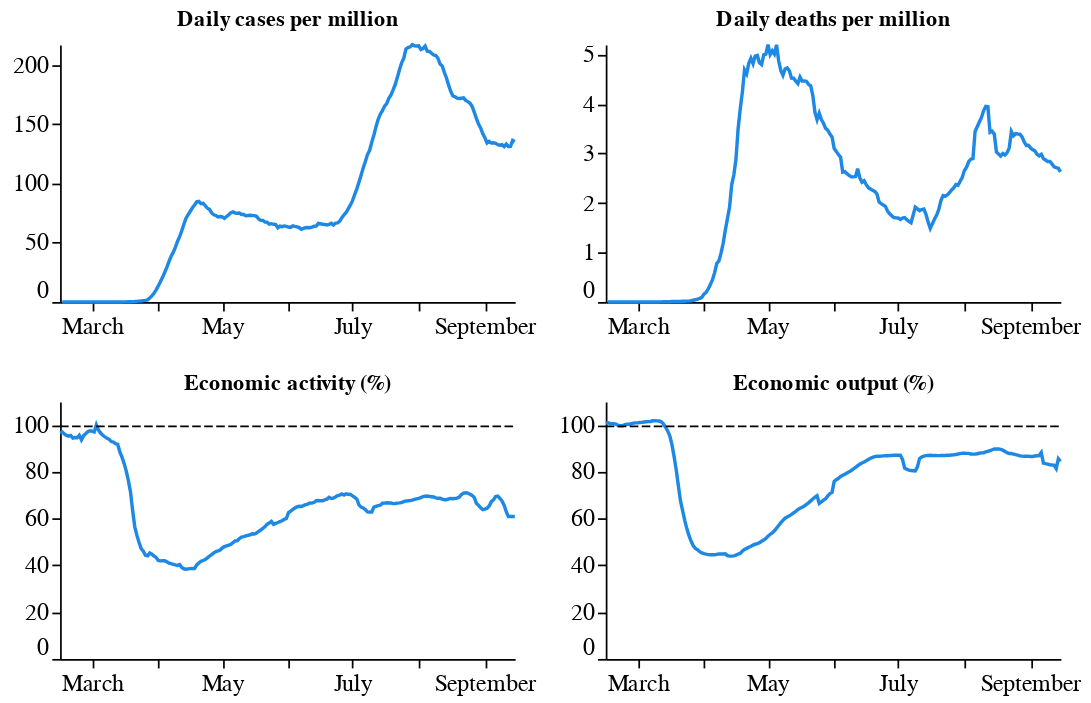

Notebook source saved alongside this figure:
### Code cell
es.outcome_summary(dat)

### Figure 1 — Vega-Lite specification as saved in the notebook (floating-point values rounded to 4 significant figures; data arrays with more than 128 entries replaced by an {"elided": "..."} marker saying what was removed)
{"config": {"background": "transparent", "view": {"strokeWidth": 0}, "axis": {"grid": false, "titleFontSize": 14, "labelFontSize": 14, "domainColor": "black", "labelColor": "black", "tickColor": "black"}, "legend": {"titleFontSize": 14, "labelFontSize": 14}, "axisY": {"labelFlush": true, "minExtent": 30}, "title": {"color": "black"}}, "vconcat": [{"hconcat": [{"data": {"name": "data-97e15f3f465d52d5fdbde9a401d450eb"}, "mark": {"type": "line", "color": "#1e88e5"}, "encoding": {"x": {"type": "temporal", "field": "date", "title": null}, "y": {"type": "quantitative", "field": "vals", "scale": {"clamp": true, "domain": [0, 217.1]}, "title": null}}, "height": 150, "title": "Daily cases per million", "width": 265}, {"data": {"name": "data-978e706f54a1de46cce65e257d840a2e"}, "mark": {"type": "line", "color": "#1e88e5"}, "encoding": {"x": {"type": "temporal", "field": "date", "title": null}, "y": {"type": "quantitative", "field": "vals", "scale": {"clamp": true, "domain": [0, 5.2]}, "title": null}}, "height": 150, "title": "Daily deaths per million", "width": 265}], "spacing": 10}, {"hconcat": [{"layer": [{"data": {"name": "data-47a24f761a8a6ed77b0dfda3d1a16980"}, "mark": {"type": "line", "color": "#1e88e5"}, "encoding": {"x": {"type": "temporal", "field": "date", "title": null}, "y": {"type": "quantitative", "field": "vals", "scale": {"clamp": true, "domain": [0, 110]}, "title": null}}, "height": 150, "title": "Economic activity (%)", "width": 265}, {"data": {"name": "data-99c19121d9c0e62253a7261e8c52aaf4"}, "mark": {"type": "line", "color": "black", "strokeDash": [5, 2], "strokeWidth": 1}, "encoding": {"x": {"type": "temporal", "field": "date"}, "y": {"type": "quantitative", "field": "base"}}}]}, {"layer": [{"data": {"name": "data-66fbd60c9704f758379b12d037950843"}, "mark": {"type": "line", "color": "#1e88e5"}, "encoding": {"x": {"type": "temporal", "field": "date", "title": null}, "y": {"type": "quantitative", "field": "vals", "scale": {"clamp": true, "domain": [0, 110]}, "title": null}}, "height": 150, "title": "Economic output (%)", "width": 265}, {"data": {"name": "data-99c19121d9c0e62253a7261e8c52aaf4"}, "mark": {"type": "line", "color": "black", "strokeDash": [5, 2], "strokeWidth": 1}, "encoding": {"x": {"type": "temporal", "field": "date"}, "y": {"type": "quantitative", "field": "base"}}}]}], "spacing": 10}], "spacing": 20, "$schema": "https://vega.github.io/schema/vega-lite/v4.8.1.json", "datasets": {"data-97e15f3f465d52d5fdbde9a401d450eb": {"elided": "214 records"}, "data-978e706f54a1de46cce65e257d840a2e": {"elided": "214 records"}, "data-47a24f761a8a6ed77b0dfda3d1a16980": {"elided": "214 records"}, "data-99c19121d9c0e62253a7261e8c52aaf4": {"elided": "214 records"}, "data-66fbd60c9704f758379b12d037950843": {"elided": "214 records"}}}
